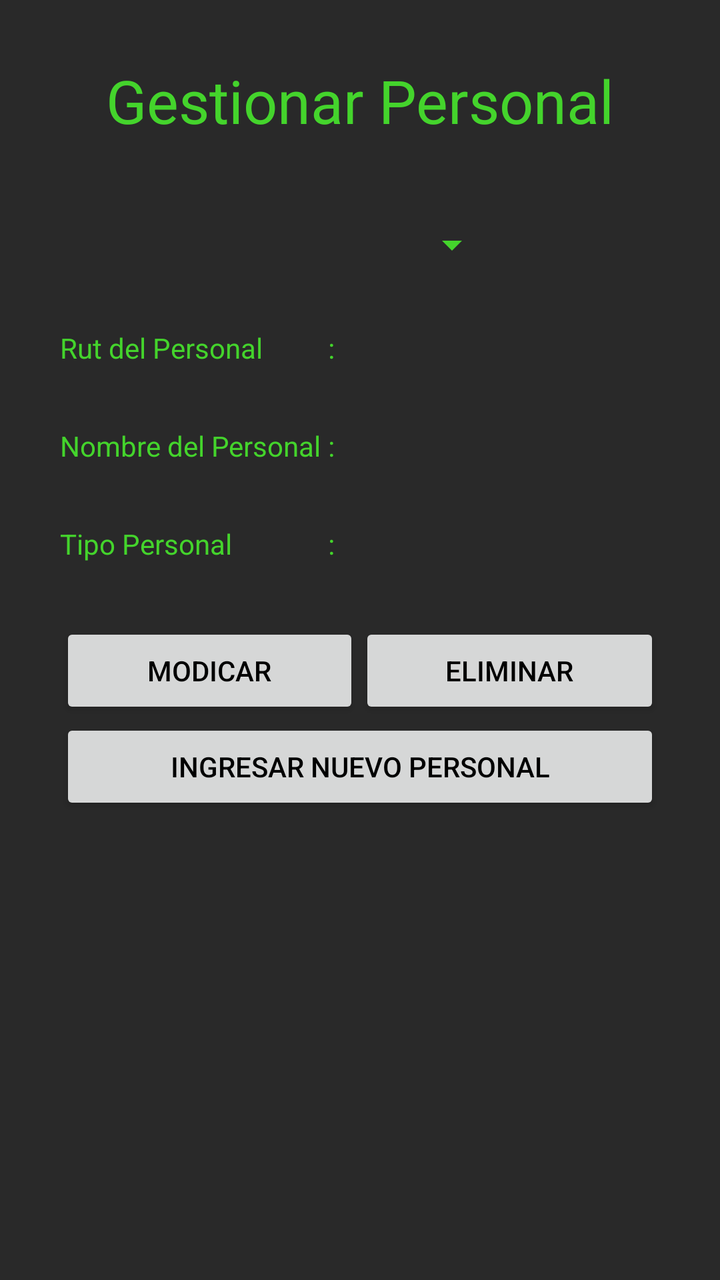
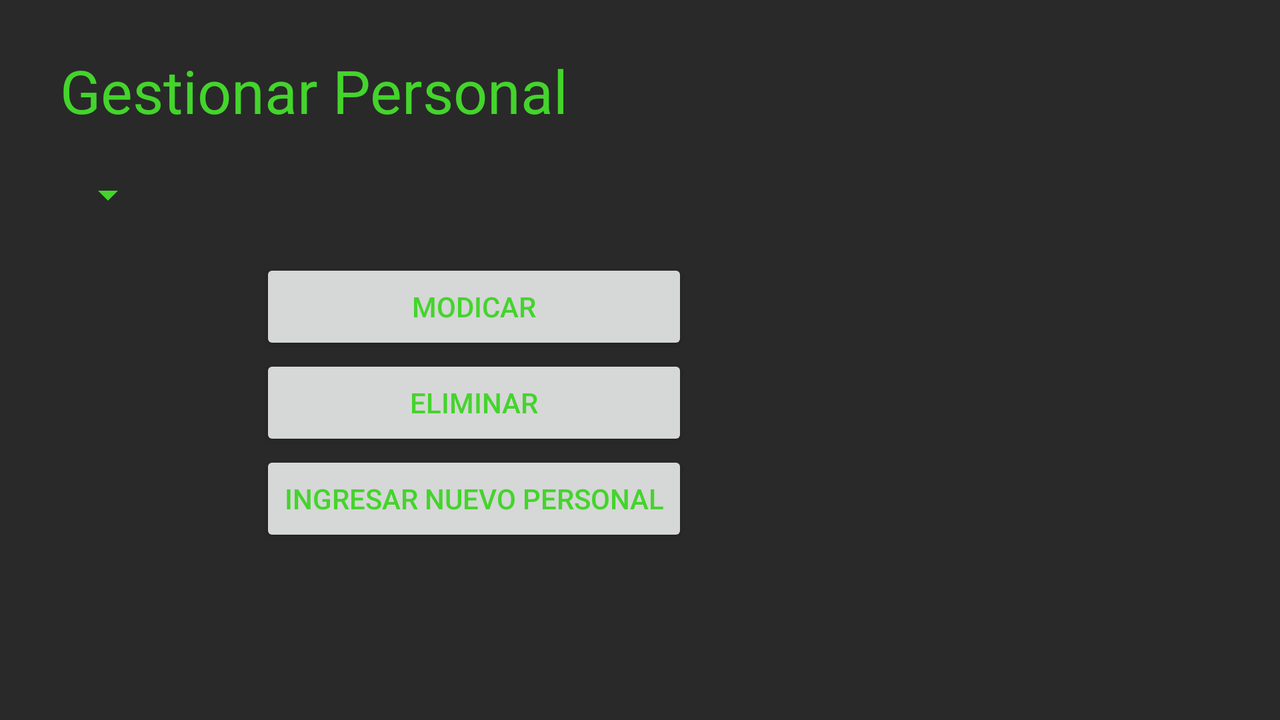

The same Android screen from two of the app's own layout files: first res/layout/ as a phone draws it, then the repository's variant for another configuration, drawn on a device whose configuration selects that folder. Both files follow.
<!-- AndroidManifest.xml: application theme AppTheme -->
<!-- res/layout/activity_gestionar_personal.xml -->
<?xml version="1.0" encoding="utf-8"?>
<RelativeLayout xmlns:android="http://schemas.android.com/apk/res/android"
    xmlns:app="http://schemas.android.com/apk/res-auto"
    xmlns:tools="http://schemas.android.com/tools"
    android:layout_width="match_parent"
    android:layout_height="match_parent"
    tools:context="com.kendito.ote.Organizador.Personal.gestionarPersonalActivity"
    android:paddingLeft="30dp"
    android:paddingRight="30dp"
    android:paddingTop="30dp"
    android:paddingBottom="30dp">

    <LinearLayout
        android:layout_width="match_parent"
        android:layout_height="match_parent"
        android:orientation="vertical">


        <TextView
            android:layout_width="match_parent"
            android:layout_height="wrap_content"
            android:gravity="center"
            android:text="Gestionar Personal"
            android:textSize="30dp"
            android:paddingBottom="40dp"/>

        <Spinner
            android:layout_width="220dp"
            android:layout_height="wrap_content"
            android:id="@+id/spinnerSelPersonal">
        </Spinner>

        <TableLayout
            android:layout_width="match_parent"
            android:layout_height="wrap_content"
            android:clickable="true">


            <TableRow
                android:paddingTop="30dp"
                android:layout_width="match_parent">
                <TextView
                    android:layout_width="wrap_content"
                    android:layout_height="wrap_content"
                    android:text="Rut del Personal"
                    />
                <TextView
                    android:layout_width="wrap_content"
                    android:layout_height="wrap_content"
                    android:text=" : "
                    />
                <TextView
                    android:layout_width="match_parent"
                    android:layout_height="wrap_content"
                    android:text=""
                    android:id="@+id/rutPersonal"
                    />
            </TableRow>


            <TableRow
                android:layout_width="match_parent"
                android:paddingTop="30dp">

                <TextView
                    android:layout_width="wrap_content"
                    android:layout_height="wrap_content"
                    android:text="Nombre del Personal"
                    />

                <TextView
                    android:layout_width="wrap_content"
                    android:layout_height="wrap_content"
                    android:text=" : "
                    />

                <TextView
                    android:id="@+id/nombrePersonal"
                    android:layout_width="match_parent"
                    android:layout_weight="1"
                    android:layout_height="wrap_content"
                    android:ellipsize="marquee"
                    android:marqueeRepeatLimit="marquee_forever"
                    android:scrollHorizontally="true"
                    android:singleLine="true" />
            </TableRow>

            <TableRow
                android:paddingTop="30dp"
                android:layout_width="match_parent">
                <TextView
                    android:layout_width="wrap_content"
                    android:layout_height="wrap_content"
                    android:text="Tipo Personal" />
                <TextView
                    android:layout_width="wrap_content"
                    android:layout_height="wrap_content"
                    android:text=" : " />
                <TextView
                    android:id="@+id/tipoPersonal"
                    android:layout_width="match_parent"
                    android:layout_height="wrap_content"
                    android:text="" />
            </TableRow>


        </TableLayout>



        <TableLayout
            android:paddingTop="30dp"
            android:layout_width="match_parent"
            android:layout_height="wrap_content">

            <TableRow>
                <Button
                    android:id="@+id/btnPersonalModificar"
                    android:layout_weight="1"
                    android:layout_width="match_parent"
                    android:layout_height="wrap_content"
                    android:text="Modicar"
                    android:textColor="@color/negro"/>

                <Button
                    android:id="@+id/btnPersonalEliminar"
                    android:layout_weight="1"
                    android:layout_width="match_parent"
                    android:layout_height="wrap_content"
                    android:text="Eliminar"
                    android:textColor="@color/negro"/>
            </TableRow>

        </TableLayout>

        <Button
            android:id="@+id/btnPersonalAgregar"
            android:layout_width="match_parent"
            android:layout_height="wrap_content"
            android:text="Ingresar nuevo Personal"
            android:textColor="@color/negro"/>

    </LinearLayout>

</RelativeLayout>
<!-- resources referenced by this layout -->
<resources>
  <color name="negro">#000000</color>
  <!-- from res/values-v21/ -->
  <style name="AppTheme" parent="Theme.AppCompat.DayNight">
          
          <item name="colorPrimary">@color/colorAccent</item>
          <item name="colorAccent">@color/colorAccent</item>
          <item name="android:colorBackground">@color/background_material_light</item>
          <item name="android:colorForeground">@color/foreground_material_light</item>
          <item name="android:textColorPrimary">@android:color/black</item>
          <item name="android:textColorPrimaryInverse">@color/colorAccent</item>
          <item name="android:windowBackground">?android:attr/colorBackground</item>
          <item name="android:textColorSecondary">@color/colorAccent</item>
          <item name="android:textColor">@color/colorAccent</item>
          <item name="android:statusBarColor">@color/negro</item>
      </style>
  <color name="colorAccent">#44d42c</color>
  <color name="background_material_light">#292929</color>
  <color name="foreground_material_light">#e5dddd</color>
</resources>
<!-- res/layout-land/activity_gestionar_personal.xml (the repository's variant of the layout above) -->
<!-- drawn on the phone turned sideways -->
<?xml version="1.0" encoding="utf-8"?>
<LinearLayout xmlns:android="http://schemas.android.com/apk/res/android"
    android:orientation="vertical" android:layout_width="match_parent"
    android:layout_height="match_parent"
    android:paddingLeft="30dp"
    android:paddingRight="30dp"
    android:paddingTop="25dp"
    android:paddingBottom="10dp">


    <LinearLayout
        android:layout_width="match_parent"
        android:layout_height="match_parent"
        android:orientation="vertical">


        <TextView
            android:layout_width="match_parent"
            android:layout_height="wrap_content"
            android:gravity="left"
            android:text="Gestionar Personal"
            android:textSize="30dp"/>

        <TableLayout
            android:layout_width="wrap_content"
            android:layout_height="wrap_content"
            android:paddingTop="20dp">
            <Spinner
                android:id="@+id/spinnerSelPersonal">
            </Spinner>
        </TableLayout>

        <TableLayout
            android:paddingTop="20dp"
            android:layout_width="match_parent"
            android:layout_height="wrap_content"
            >

            <TableRow>
                <androidx.recyclerview.widget.RecyclerView
                    android:id="@+id/recyclerView"
                    android:layout_width="100dp"
                    android:layout_height="wrap_content">

                </androidx.recyclerview.widget.RecyclerView>


                <TableLayout>
                    <TableRow>
                        <Button
                            android:id="@+id/btnPersonalModificar"
                            android:layout_width="wrap_content"
                            android:layout_height="wrap_content"
                            android:text="Modicar"/>
                    </TableRow>
                    <TableRow>
                        <Button
                            android:id="@+id/btnPersonalEliminar"
                            android:layout_width="match_parent"
                            android:layout_height="wrap_content"
                            android:text="Eliminar"/>
                    </TableRow>
                    <TableRow>
                        <Button
                            android:id="@+id/btnPersonalAgregar"
                            android:layout_width="wrap_content"
                            android:layout_height="wrap_content"
                            android:text="Ingresar nuevo Personal"/>
                    </TableRow>
                </TableLayout>









            </TableRow>


        </TableLayout>


    </LinearLayout>

</LinearLayout>
<!-- resources referenced by the variant -->
<!-- as the phone turned sideways resolves them -->
<resources>
  <!-- from res/values-v21/ -->
  <style name="AppTheme" parent="Theme.AppCompat.DayNight">
          
          <item name="colorPrimary">@color/colorAccent</item>
          <item name="colorAccent">@color/colorAccent</item>
          <item name="android:colorBackground">@color/background_material_light</item>
          <item name="android:colorForeground">@color/foreground_material_light</item>
          <item name="android:textColorPrimary">@android:color/black</item>
          <item name="android:textColorPrimaryInverse">@color/colorAccent</item>
          <item name="android:windowBackground">?android:attr/colorBackground</item>
          <item name="android:textColorSecondary">@color/colorAccent</item>
          <item name="android:textColor">@color/colorAccent</item>
          <item name="android:statusBarColor">@color/negro</item>
      </style>
  <color name="colorAccent">#44d42c</color>
  <color name="background_material_light">#292929</color>
  <color name="foreground_material_light">#e5dddd</color>
  <color name="negro">#000000</color>
</resources>
